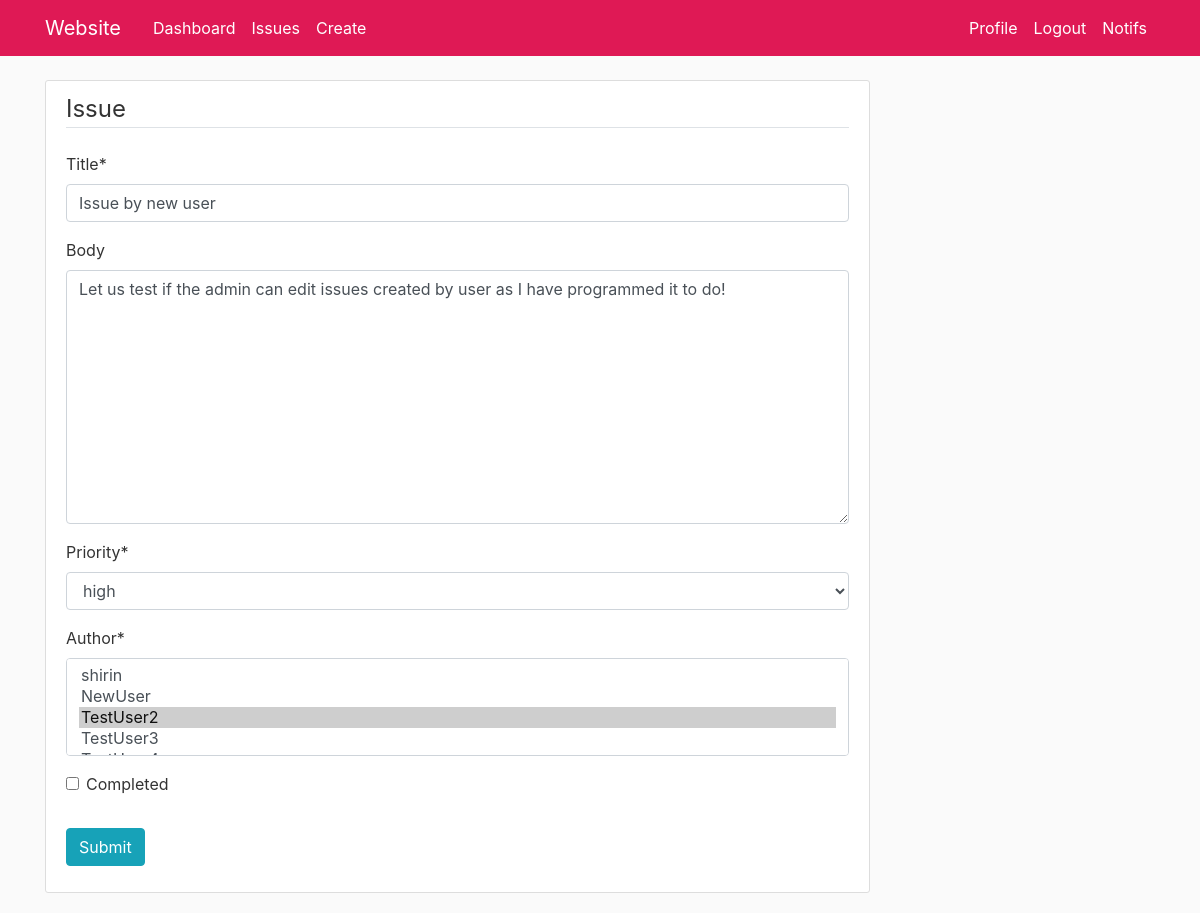
/issue/7/update (signed in), run on an earlier commit of the app's database.
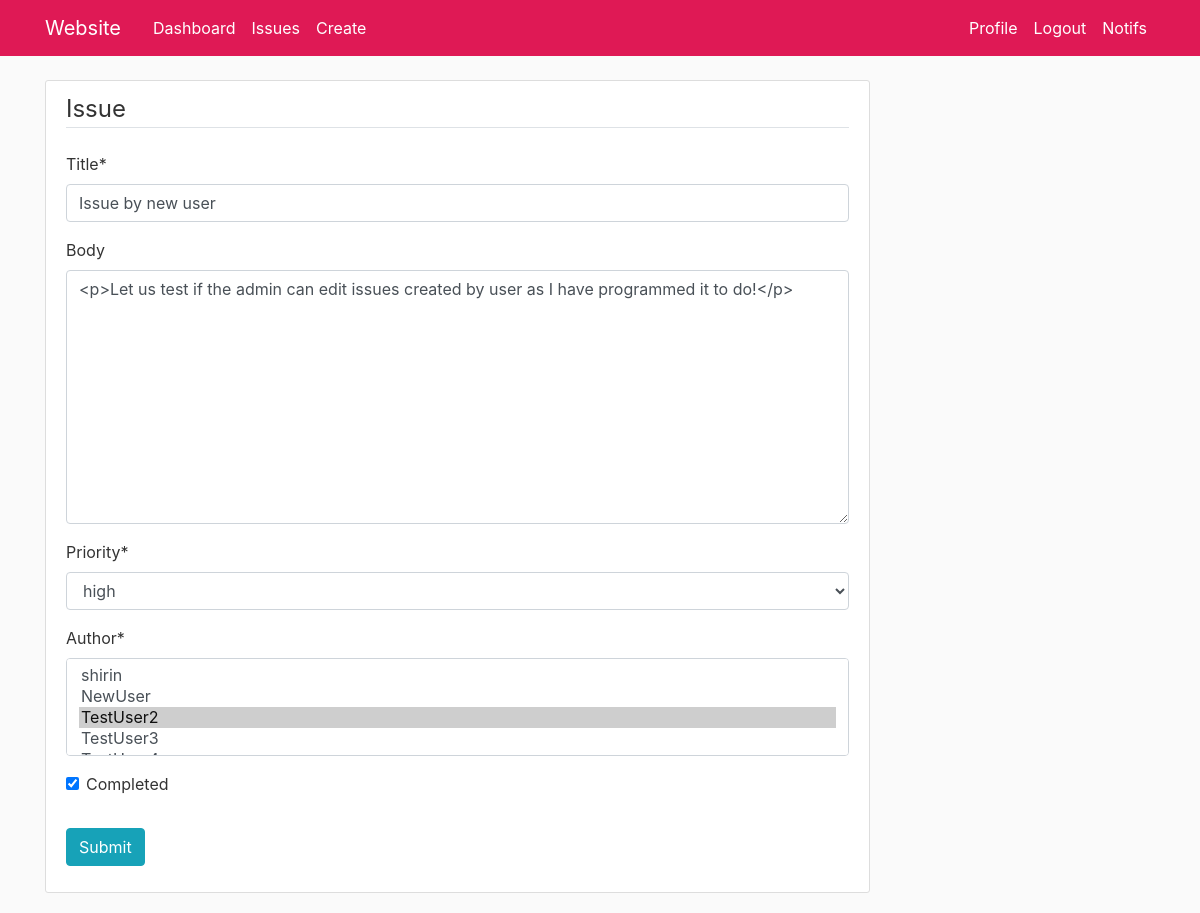
And on a later commit of the database.
### issue/models.py (models this page shows, shortened)
class Issue(models.Model):
    PRIORITY_CHOICES= (
        ('high','high'),
        ('medium','medium'),
        ('low', 'low')
    )
    title=models.CharField(max_length=100)
    content=RichTextUploadingField(verbose_name='Body',null=True,blank=True)
    date_created=models.DateTimeField(default=timezone.now)
    priority=models.CharField(max_length=30, choices=PRIORITY_CHOICES)
    author = models.ManyToManyField(User)
    completed = models.BooleanField(default=False)

### issue/views.py (the view, shortened to what this page needs)
# urls.py: path('<int:pk>/update', views.IssueUpdateView.as_view(), name='issue-update'),
class IssueUpdateView(LoginRequiredMixin, UserPassesTestMixin, UpdateView):
    model = Issue
    form_class = IssueUpdateForm
    def test_func(self):
        post= self.get_object()
        if self.request.user in post.author.all() or self.request.user.has_perm('issue.change_issue'):
            return True
        else:
            return False

### issue/forms.py
class IssueUpdateForm(forms.ModelForm):
    class Meta:
        model = Issue
        fields= ['title', 'content', 'priority', 'author', 'completed']

### issue/templates/issue/issue_form.html (shortened to what this page needs)
{% extends "issue/base.html" %}
{% load crispy_forms_tags %}
    {% block content %}
    <div class="col-md-9">
        <div class="content-section">
            <form method="POST">
                <fieldset class ="form-group">
                    <legend class="border-bottom mb-4">
                        Issue
                    </legend>
                    {{form| crispy}}
                </fieldset>
                <div class="form-group">
                    <button class="btn btn-info" type="submit" id="completed">Submit</button>
                </div>
            </form>
        </div>
    </div>
{%endblock content%}

What changed in the data, as far as the page shows it:
changed Issue "Issue by new user": content "Let us test if the admin can edit issues created by user as I have programmed it to do!" → "<p>Let us test if the admin can edit issues created by user as I have programmed it to do!</p>"; completed "☐" → "☑"
